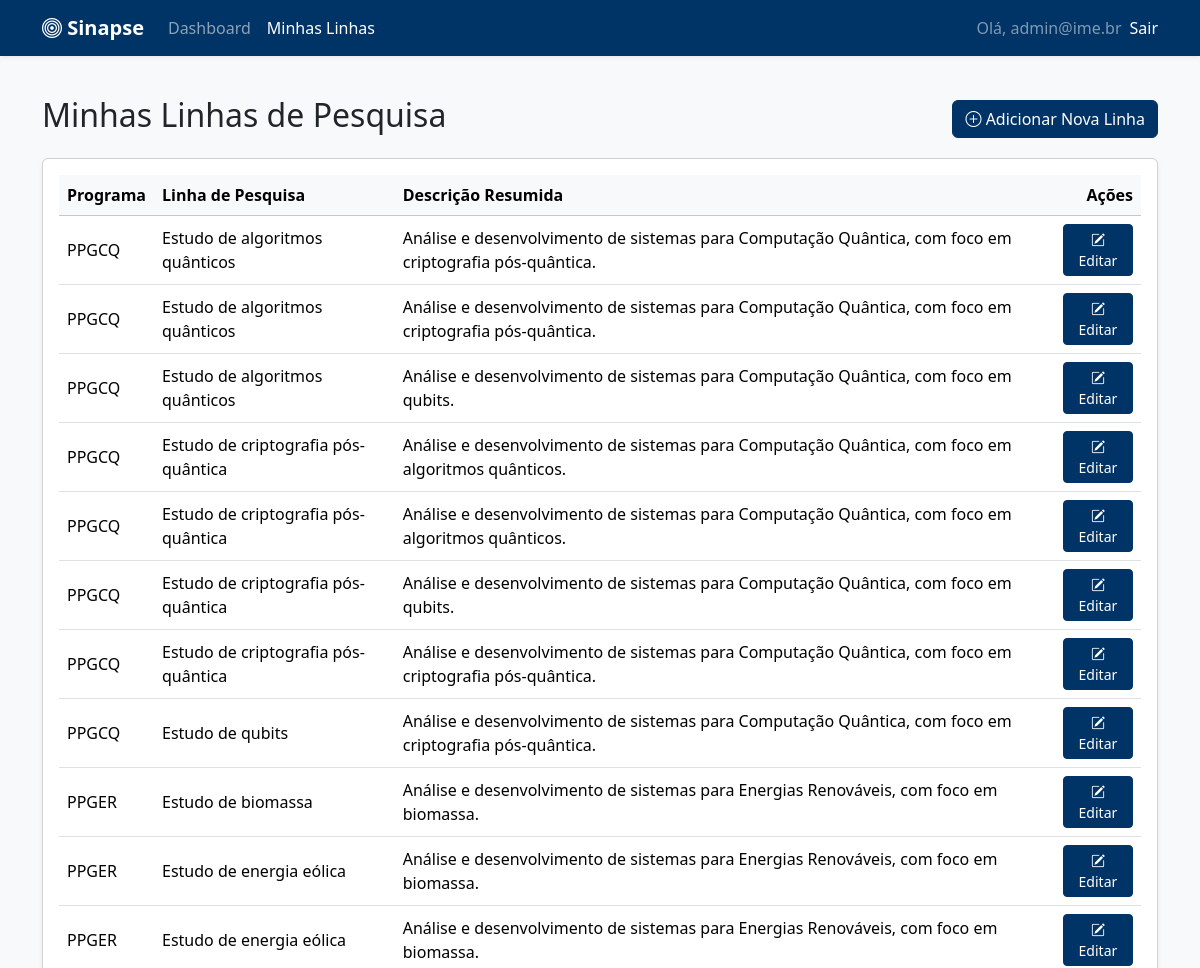
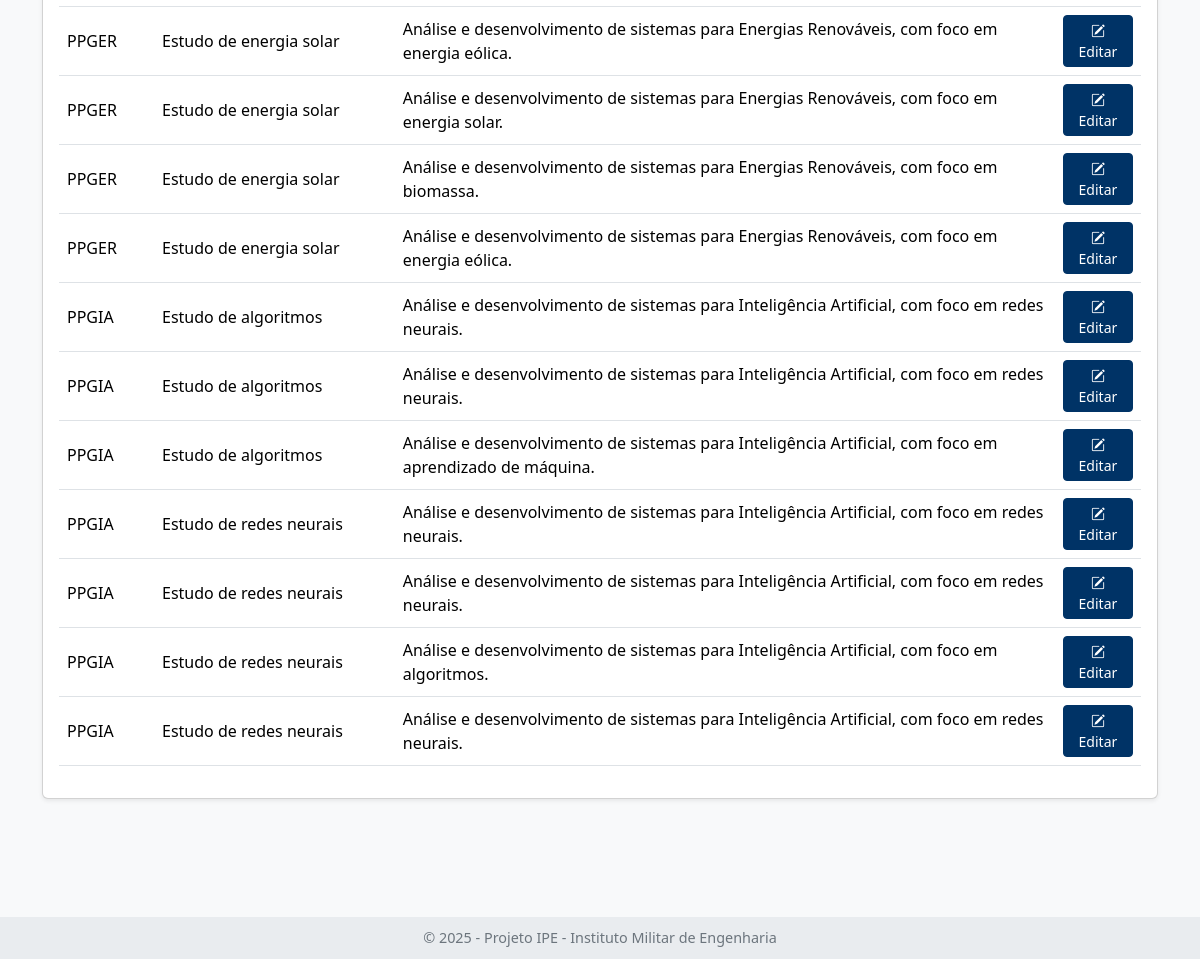
The page /linhas (signed in) on the database as committed earlier (2 pictures, top to bottom).
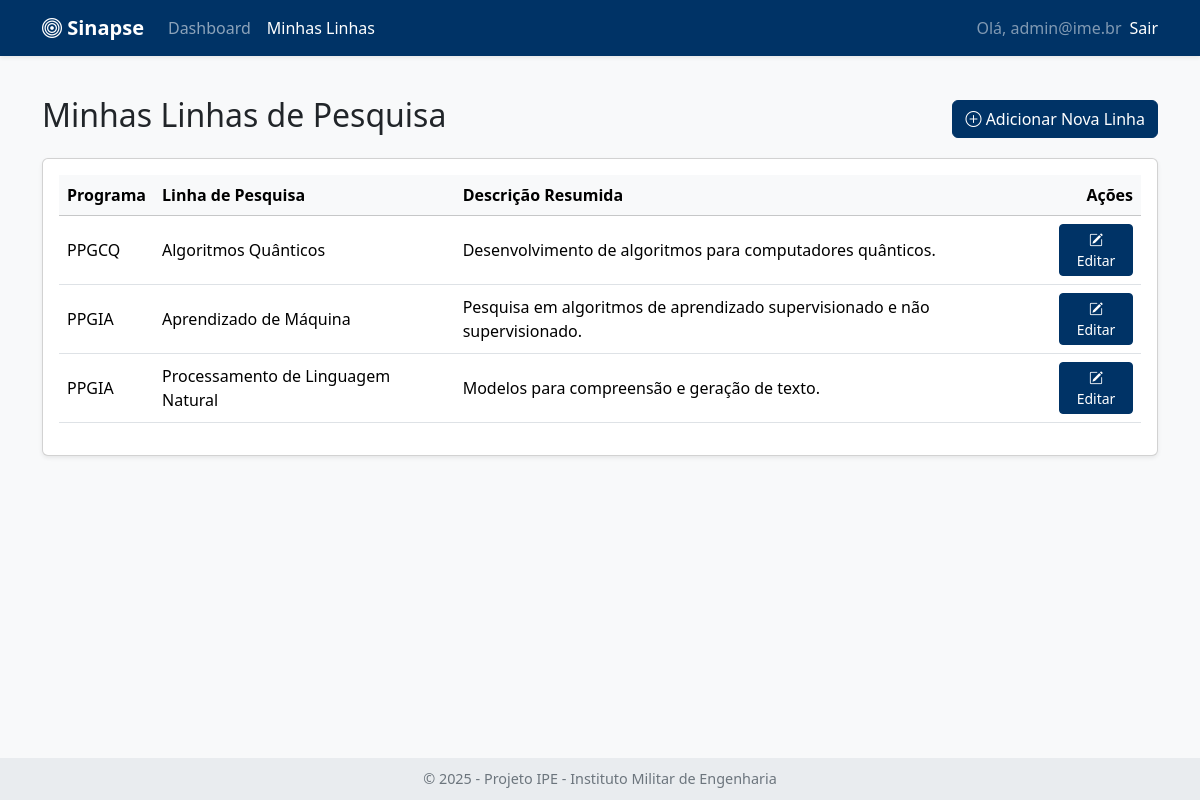
The same page on the database as committed later.
### tables this page shows
CREATE TABLE linha_ime (
                id INTEGER PRIMARY KEY AUTOINCREMENT,
                programa TEXT,
                linha TEXT,
                descricao TEXT,
                emails_contato TEXT,
                embedding BLOB,
                user_id INTEGER,
                FOREIGN KEY (user_id) REFERENCES users (id)
            );

### app.py (the view)
@app.route('/linhas')
@login_required
def listar_linhas():
    print(f"--- [DEBUG] Rota /linhas acessada por user_id: {session.get('user_id')}")
    user_id = session['user_id']
    linhas = motor.get_linhas_by_user(user_id)
    return render_template('linhas.html', linhas=linhas)

### app.py (called while the page is built)
def login_required(f):
    @wraps(f)
    def decorated_function(*args, **kwargs):
        if 'user_id' not in session:
            flash("Você precisa fazer login para acessar esta página.", "warning")
            return redirect(url_for('login', next=request.path))
        return f(*args, **kwargs)
    return decorated_function

### motor_ia.py (called while the page is built)
    def _get_db_conn(self):
        try:
            sqlite3.register_adapter(np.ndarray, lambda arr: arr.astype(np.float32).tobytes())
            sqlite3.register_converter("vector", lambda b: np.frombuffer(b, dtype=np.float32))
            conn = sqlite3.connect(self.db_path, detect_types=sqlite3.PARSE_DECLTYPES | sqlite3.PARSE_COLNAMES)
            conn.row_factory = self._dict_factory
            return conn
        except sqlite3.Error as e:
            print(f"--- [DEBUG] MOTOR_IA: Erro ao CONECTAR ao banco de dados SQLite '{self.db_path}': {e} ---")
            return None

    def _dict_factory(self, cursor, row):
        d = {}
        for idx, col in enumerate(cursor.description):
            d[col[0]] = row[idx]
        return d

    def get_linhas_by_user(self, user_id):
        conn = self._get_db_conn()
        if not conn: return []
        try:
            cursor = conn.cursor()
            linhas = cursor.execute("SELECT * FROM linha_ime WHERE user_id = ? ORDER BY programa, linha", (user_id,)).fetchall()
            conn.close()
            return linhas
        except sqlite3.Error as e:
            print(f"Erro ao buscar linhas por usuário: {e}")
            conn.close()
            return []

### templates/linhas.html (shortened to what this page needs)
{% extends "base.html" %}
{% block content %}
<div class="d-flex justify-content-between align-items-center mb-3">
    <h2>Minhas Linhas de Pesquisa</h2>
    <a href="{{ url_for('adicionar_linha') }}" class="btn btn-main-brand">
        <i class="bi bi-plus-circle"></i> Adicionar Nova Linha
    </a>
</div>
<div class="card shadow-sm">
    <div class="card-body">
        <div class="table-responsive">
            <table class="table table-hover align-middle">
                <thead class="table-light">
                    <tr>
                        <th>Programa</th>
                        <th>Linha de Pesquisa</th>
                        <th>Descrição Resumida</th>
                        <th class="text-end">Ações</th>
                    </tr>
                </thead>
                <tbody>
                    {% for linha in linhas %}
                    <tr>
                        <td>{{ linha.programa }}</td>
                        <td>{{ linha.linha }}</td>
                        <td>{{ linha.descricao | truncate(100) }}</td>
                        <td class="text-end">
                            <a href="{{ url_for('editar_linha', linha_id=linha.id) }}" class="btn btn-sm btn-main-brand">
                                <i class="bi bi-pencil-square"></i> Editar
                            </a>
                        </td>
                    </tr>
                    {% endfor %}
                </tbody>
            </table>
        </div>
    </div>
</div>
{% endblock %}

### templates/base.html (shortened to what this page needs)
<!DOCTYPE html>
<html lang="pt-BR">
<head>
    <link href="https://cdn.jsdelivr.net/npm/bootstrap@5.3.3/dist/css/bootstrap.min.css" rel="stylesheet">
    <link rel="stylesheet" href="https://cdn.jsdelivr.net/npm/bootstrap-icons@1.11.3/font/bootstrap-icons.min.css">
</head>
<body>
    <nav class="navbar navbar-expand-lg navbar-dark shadow-sm">
        <div class="container">
            <a class="navbar-brand fw-bold" href="{{ url_for('home') }}">
                <i class="bi bi-bullseye"></i> Sinapse
            </a>
            <div class="collapse navbar-collapse" id="navbarNav">
                <ul class="navbar-nav me-auto mb-2 mb-lg-0">
                    <li class="nav-item">
                        <a class="nav-link {% if request.endpoint == 'home' %}active{% endif %}" href="{{ url_for('home') }}">Dashboard</a>
                    </li>
                    <li class="nav-item" id="nav-minhas-linhas" style="display: none;">
                        <a class="nav-link {% if 'linha' in request.endpoint %}active{% endif %}" href="{{ url_for('listar_linhas') }}">Minhas Linhas</a>
                    </li>
                </ul>
                <div class="d-flex align-items-center">
                    <span id="navbarUserInfo" class="navbar-text text-white-50" style="display: none; margin-right: 0.5rem;"></span>
                    <a id="navbarLoginLink" class="nav-link nav-link-login text-white" href="{{ url_for('login') }}">Fazer Login</a>
                </div>
            </div>
        </div>
    </nav>
    <main class="container mt-4 mb-5">
        {% block content %}{% endblock %}
    </main>
     <footer class="footer text-center">
        <p class="mb-0">&copy; 2025 - Projeto IPE - Instituto Militar de Engenharia</p>
    </footer>
</body>
</html>

### templates/base.html (style rules this page uses)
body { background-color: #f8f9fa; padding-bottom: 80px; }
.navbar-dark { background-color: #003366; }
.btn-main-brand { background-color: #003366; border-color: #003366; color: #fff; }
.footer { position: fixed; left: 0; bottom: 0; width: 100%; background-color: #e9ecef; color: #6c757d; text-align: center; padding: 10px 0; font-size: 0.9em; z-index: 1000; }
.navbar .nav-link-login { cursor: pointer; }
.navbar .navbar-text { margin-right: 0.5rem; }
main.container { padding-top: 1rem; padding-bottom: 2rem; }

Rows that differ between the two databases and show on the page:
removed linha_ime: programa "PPGCQ", linha "Estudo de algoritmos quânticos", descricao "Análise e desenvolvimento de sistemas para Computação Quântica, com foco em criptografia pós-quântica."
removed linha_ime: programa "PPGCQ", linha "Estudo de algoritmos quânticos", descricao "Análise e desenvolvimento de sistemas para Computação Quântica, com foco em criptografia pós-quântica."
removed linha_ime: programa "PPGCQ", linha "Estudo de algoritmos quânticos", descricao "Análise e desenvolvimento de sistemas para Computação Quântica, com foco em qubits."
removed linha_ime: programa "PPGCQ", linha "Estudo de criptografia pós-quântica", descricao "Análise e desenvolvimento de sistemas para Computação Quântica, com foco em algoritmos quânticos."
removed linha_ime: programa "PPGCQ", linha "Estudo de criptografia pós-quântica", descricao "Análise e desenvolvimento de sistemas para Computação Quântica, com foco em algoritmos quânticos."
removed linha_ime: programa "PPGCQ", linha "Estudo de criptografia pós-quântica", descricao "Análise e desenvolvimento de sistemas para Computação Quântica, com foco em qubits."
removed linha_ime: programa "PPGCQ", linha "Estudo de criptografia pós-quântica", descricao "Análise e desenvolvimento de sistemas para Computação Quântica, com foco em criptografia pós-quântica."
removed linha_ime: programa "PPGCQ", linha "Estudo de qubits", descricao "Análise e desenvolvimento de sistemas para Computação Quântica, com foco em criptografia pós-quântica."
removed linha_ime: programa "PPGER", linha "Estudo de biomassa", descricao "Análise e desenvolvimento de sistemas para Energias Renováveis, com foco em biomassa."
removed linha_ime: programa "PPGER", linha "Estudo de energia eólica", descricao "Análise e desenvolvimento de sistemas para Energias Renováveis, com foco em biomassa."
removed linha_ime: programa "PPGER", linha "Estudo de energia eólica", descricao "Análise e desenvolvimento de sistemas para Energias Renováveis, com foco em biomassa."
removed linha_ime: programa "PPGER", linha "Estudo de energia solar", descricao "Análise e desenvolvimento de sistemas para Energias Renováveis, com foco em energia eólica."
removed linha_ime: programa "PPGER", linha "Estudo de energia solar", descricao "Análise e desenvolvimento de sistemas para Energias Renováveis, com foco em energia solar."
removed linha_ime: programa "PPGER", linha "Estudo de energia solar", descricao "Análise e desenvolvimento de sistemas para Energias Renováveis, com foco em biomassa."
removed linha_ime: programa "PPGER", linha "Estudo de energia solar", descricao "Análise e desenvolvimento de sistemas para Energias Renováveis, com foco em energia eólica."
removed linha_ime: programa "PPGIA", linha "Estudo de algoritmos", descricao "Análise e desenvolvimento de sistemas para Inteligência Artificial, com foco em redes neurais."
removed linha_ime: programa "PPGIA", linha "Estudo de algoritmos", descricao "Análise e desenvolvimento de sistemas para Inteligência Artificial, com foco em redes neurais."
removed linha_ime: programa "PPGIA", linha "Estudo de algoritmos", descricao "Análise e desenvolvimento de sistemas para Inteligência Artificial, com foco em aprendizado de máquina."
removed linha_ime: programa "PPGIA", linha "Estudo de redes neurais", descricao "Análise e desenvolvimento de sistemas para Inteligência Artificial, com foco em redes neurais."
removed linha_ime: programa "PPGIA", linha "Estudo de redes neurais", descricao "Análise e desenvolvimento de sistemas para Inteligência Artificial, com foco em redes neurais."
removed linha_ime: programa "PPGIA", linha "Estudo de redes neurais", descricao "Análise e desenvolvimento de sistemas para Inteligência Artificial, com foco em algoritmos."
removed linha_ime: programa "PPGIA", linha "Estudo de redes neurais", descricao "Análise e desenvolvimento de sistemas para Inteligência Artificial, com foco em redes neurais."
now on this page (row edited): linha_ime: programa "PPGCQ", linha "Algoritmos Quânticos", descricao "Desenvolvimento de algoritmos para computadores quânticos."
now on this page (row edited): linha_ime: programa "PPGIA", linha "Aprendizado de Máquina", descricao "Pesquisa em algoritmos de aprendizado supervisionado e não supervisionado."
now on this page (row edited): linha_ime: programa "PPGIA", linha "Processamento de Linguagem Natural", descricao "Modelos para compreensão e geração de texto."
